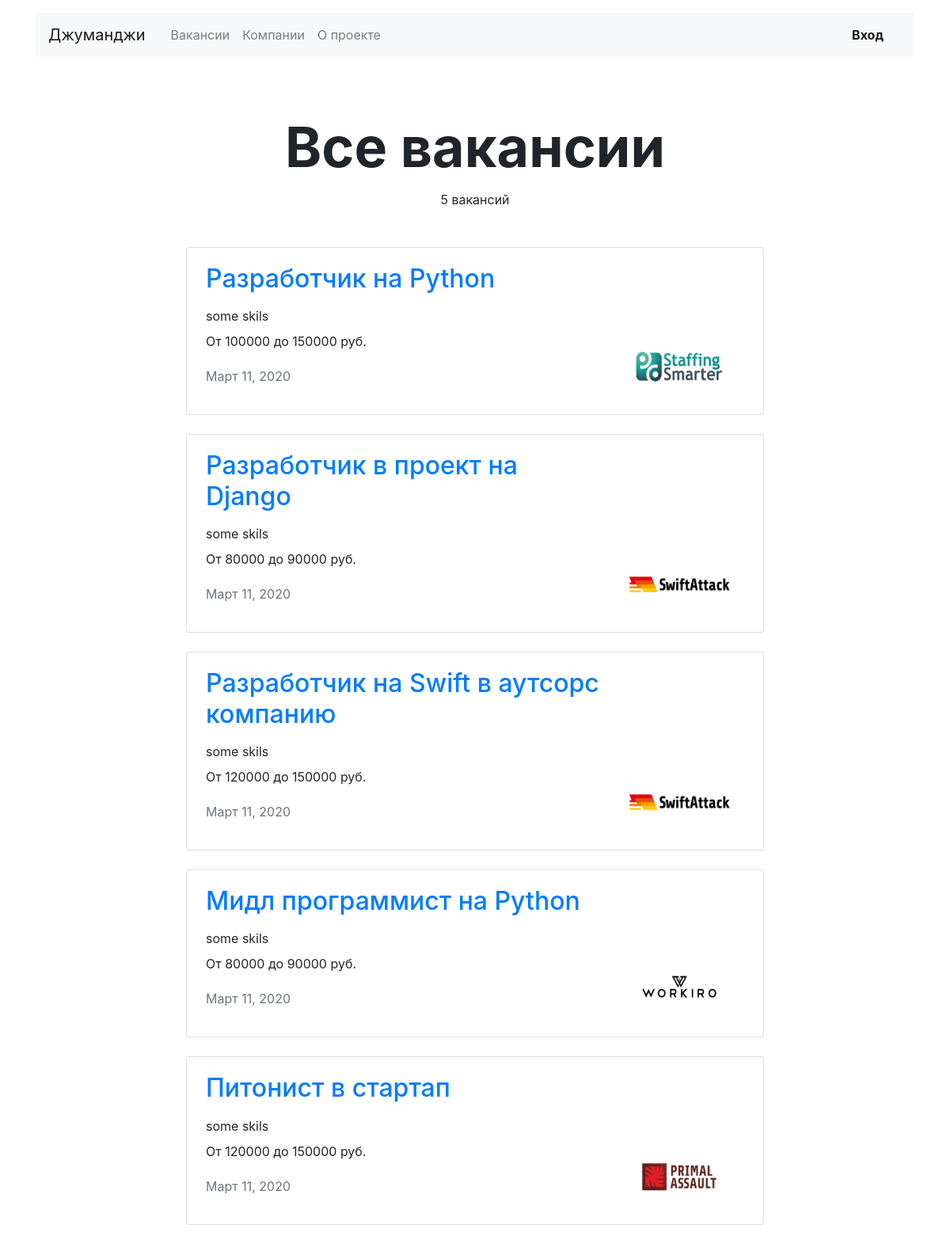
/vacancies, run on an earlier commit of the app's database.
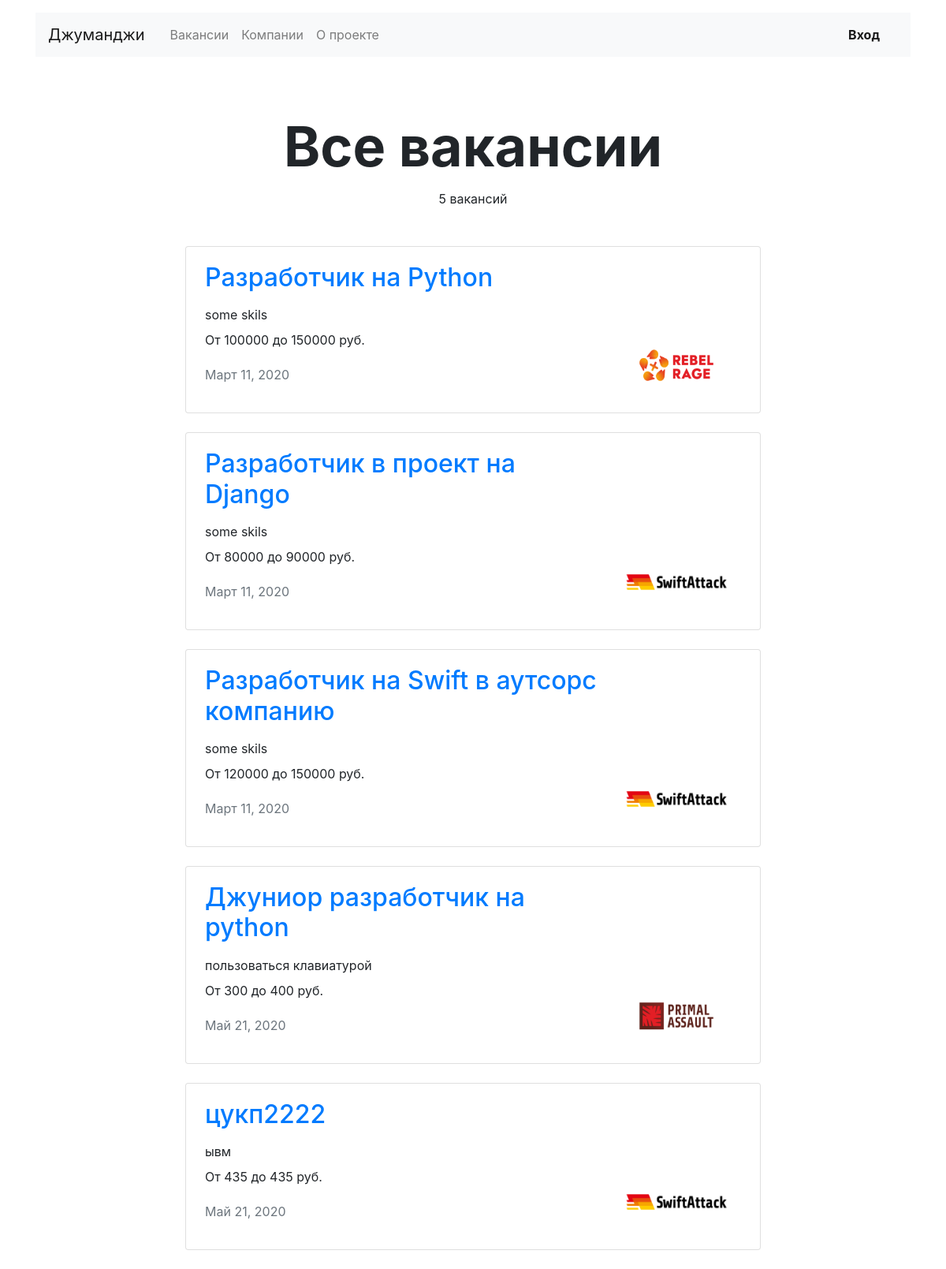
And on a later commit of the database.
### jobsearch/models.py (models this page shows, shortened)
class Vacancy(models.Model):
    title = models.CharField(max_length=100)
    specialty = models.ForeignKey(Specialty, on_delete=models.CASCADE, related_name='vacancies')
    company = models.ForeignKey(Company, on_delete=models.CASCADE, related_name='vacancies')
    skills = models.TextField()
    description = models.TextField()
    salary_min = models.IntegerField()
    salary_max = models.IntegerField()
    published_at = models.DateField()

class Company(models.Model):
    name = models.CharField(max_length=100)
    location = models.CharField(max_length=100)
    logo = models.ImageField(upload_to=settings.MEDIA_COMPANY_IMAGE_DIR, blank=True, null=True)
    description = models.TextField()
    employee_count = models.IntegerField(null=True)
    owner = models.OneToOneField(User, on_delete=models.CASCADE, blank=True, null=True)

### jobsearch/views.py (the view)
# urls.py: path('vacancies', VacanciesView.as_view(), name='vacancies'),
class VacanciesView(View):
    def get(self, request, *args, **kwargs):
        title = "Все вакансии"
        try:
            vacancies = Vacancy.objects.all()
        except ObjectDoesNotExist:
            raise Http404('Нет ни одной вакансии')
        return render(request, 'jobsearch/vacancies.html', context={
            'title': title,
            'vacancies': vacancies,
            'vacancies_count': vacancies.count(),
        })

### jobsearch/templates/jobsearch/vacancies.html (shortened to what this page needs)
{% extends 'jobsearch/base.html' %}
{% block content %}
{% load static %}
  <main class="container mt-3">
    <section>
      <h1 class="h1 text-center mx-auto mt-4 pt-5" style="font-size: 70px;"><strong>{{ title }}</strong></h1>
      <p class="text-center pt-1">{{ vacancies_count }} вакансий</p>
      <div class="row mt-5">
        <div class="col-12 col-lg-8 offset-lg-2 m-auto">
          {% for vacancy in vacancies %}
          <div class="card mb-4">
            <div class="card-body px-4">
              <div class="row">
                <div class="col-12 col-md-8 col-lg-9">
                  <a href="{% url 'vacancy' id=vacancy.id %}">
                    <h2 class="h2 pb-2">{{ vacancy.title }}</h2>
                  </a>
                  <p class="mb-2">{{ vacancy.skills }}</p>
                  <p>От {{ vacancy.salary_min }} до {{ vacancy.salary_max }} руб.</p>
                  <p class="text-muted pt-1">{{ vacancy.published_at }}</p>
                </div>
                <div class="col-12 col-md-4 col-lg-3 d-flex align-items-end">
                  <a href="{% url 'company' id=vacancy.company.id %}"><img src="{{ vacancy.company.logo.url }}" width="130" height="80" alt=""></a>
                </div>
              </div>
            </div>
          </div>
          {% endfor %}
        </div>
      </div>
    </section>
  </main>
{% endblock %}

### jobsearch/templates/jobsearch/base.html (shortened to what this page needs)
<!DOCTYPE html>
<html lang="ru">
<head>
  <link rel="stylesheet" href="https://stackpath.bootstrapcdn.com/bootstrap/4.3.1/css/bootstrap.min.css">
</head>
<body>
  <header class="container mt-3">
    <nav class="navbar navbar-expand-lg navbar-light bg-light">
      <a class="navbar-brand mr-4" href="{% url 'main' %}">Джуманджи</a>
      <div class="collapse navbar-collapse justify-content-between" id="navbarNav">
        <ul class="navbar-nav col-10">
          <li class="nav-item">
            <a class="nav-link" href="{% url 'vacancies' %}">Вакансии</a>
          </li>
          <li class="nav-item">
            <a class="nav-link" href="#">Компании</a>
          </li>
          <li class="nav-item">
            <a class="nav-link" href="#">О проекте</a>
          </li>
        </ul>
        <ul class="navbar-nav col-2 justify-content-end">
          <li class="nav-item active">
            {% if not user.is_authenticated %}
            <a href="{% url 'login' %}" class="nav-link font-weight-bold">Вход</a>
          </li>
            {% endif %}
        </ul>
      </div>
    </nav>
  </header>
  {% block content %}{% endblock %}
</body>
</html>

What changed in the data, as far as the page shows it:
removed Vacancy: title "Мидл программист на Python", skills "some skils", salary_min "80000", salary_max "90000", published_at "Март 11, 2020", company.logo (picture)
removed Vacancy: title "Питонист в стартап", skills "some skils", salary_min "120000", salary_max "150000", published_at "Март 11, 2020", company.logo (picture)
changed Vacancy "Разработчик на Python": company.logo: a different picture
added Vacancy: title "Джуниор разработчик на python", skills "пользоваться клавиатурой", salary_min "300", salary_max "400", published_at "Май 21, 2020", company.logo (picture)
added Vacancy: title "цукп2222", skills "ывм", salary_min "435", salary_max "435", published_at "Май 21, 2020", company.logo (picture)
